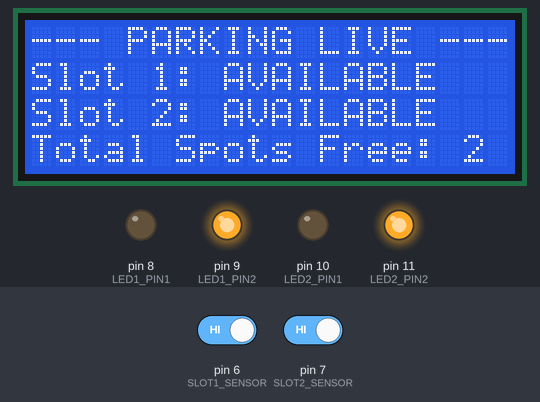
Recording of a sketch running on a simulated Arduino Uno, built with avr-gcc and run on an emulated ATmega328P. On the bench: 20×4 character LCD, output pins drawn as LEDs (lit = HIGH). The test bench sets the inputs (shaded band); at power-on: pin 6 (SLOT1_SENSOR) HIGH, pin 7 (SLOT2_SENSOR) HIGH. The local clock reads 2024-03-15 10:24:30 at power-on unless the sketch sets it; what the sketch prints to the serial monitor is not drawn.

Above: at 2.8 s.
2.9 s: pin 6 (SLOT1_SENSOR) driven LOW
At 4.2 s:
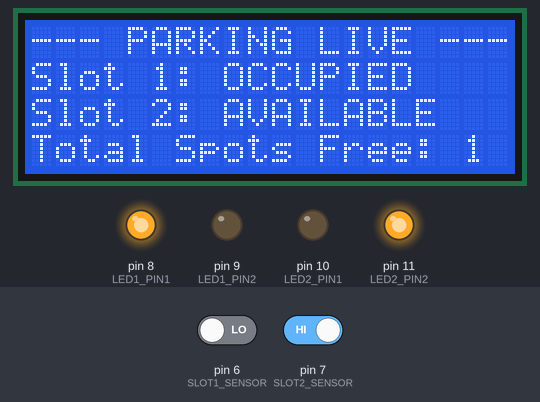
4.5 s: pin 7 (SLOT2_SENSOR) driven LOW
At 5.3 s:
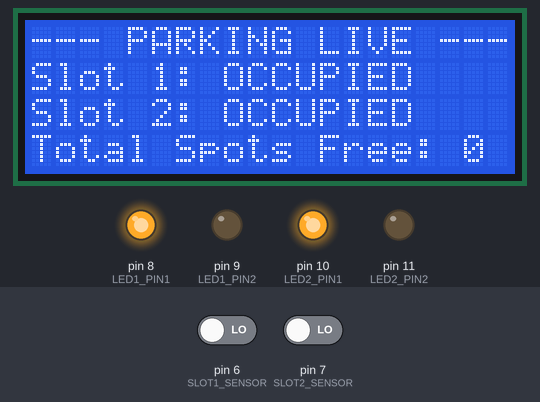
6.1 s: pin 6 (SLOT1_SENSOR) driven HIGH
At 7.6 s:
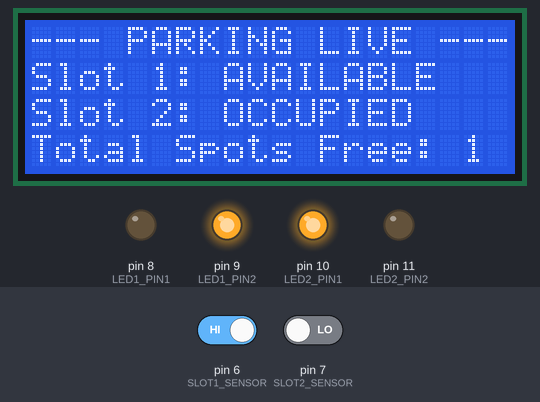
7.9 s: pin 7 (SLOT2_SENSOR) driven HIGH
At 8.13 s:
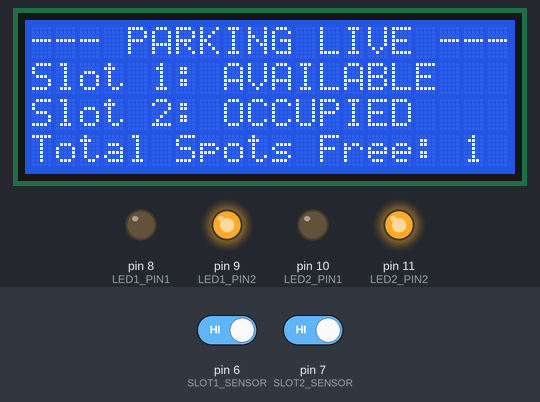
9.7 s: pin 7 (SLOT2_SENSOR) driven LOW
At 9.82 s:
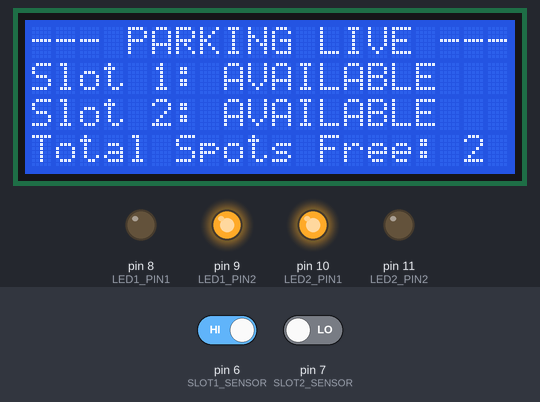
11.3 s: pin 6 (SLOT1_SENSOR) driven LOW and pin 7 (SLOT2_SENSOR) driven HIGH
At 11.57 s:
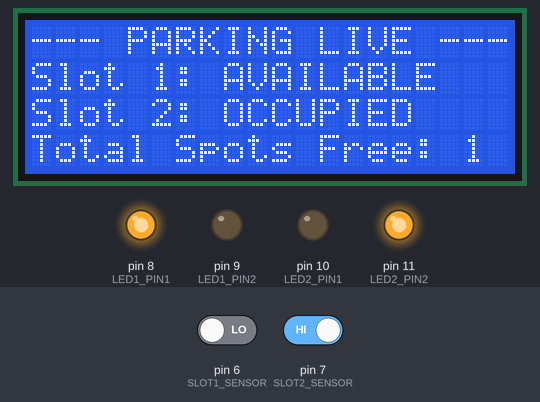
Timing chart, 0 to 14.2 s (numbered marks = the images above; inputs shaded):
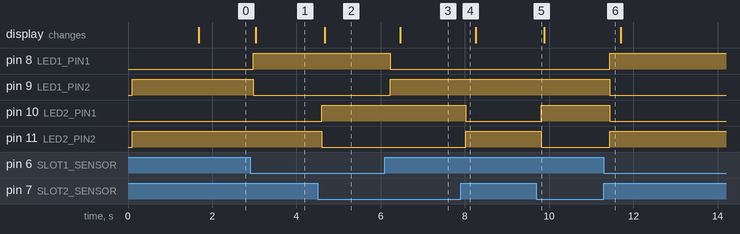

The sketch:

sketch_sep26a.ino
```cpp
#include <Wire.h>
#include <LiquidCrystal_I2C.h>
#include "RTClib.h"
#include <EEPROM.h>

// Initialize I2C LCD at address 0x20 (all address pins grounded)
LiquidCrystal_I2C lcd(0x20, 20, 4);
RTC_DS1307 rtc;

// Hardware Pin Definitions
const int SLOT1_SENSOR = 6;  // PD6
const int SLOT2_SENSOR = 7;  // PD7

const int LED1_PIN1 = 8;     // PB0 (Slot 1 LED Leg 1)
const int LED1_PIN2 = 9;     // PB1 (Slot 1 LED Leg 2)
const int LED2_PIN1 = 10;    // PB2 (Slot 2 LED Leg 1)
const int LED2_PIN2 = 11;    // PB3 (Slot 2 LED Leg 2)

// Global State Variables
bool lastSlot1State = true;
bool lastSlot2State = true;
uint32_t slot1EntryTime = 0;
uint32_t slot2EntryTime = 0;

const float HOURLY_RATE = 2.0; // Fee per hour

void setup() {
  Serial.begin(9600);
  Wire.begin();

  // Configure Sensor Inputs
  pinMode(SLOT1_SENSOR, INPUT_PULLUP);
  pinMode(SLOT2_SENSOR, INPUT_PULLUP);

  // Configure 2-Pin LED Outputs
  pinMode(LED1_PIN1, OUTPUT);
  pinMode(LED1_PIN2, OUTPUT);
  pinMode(LED2_PIN1, OUTPUT);
  pinMode(LED2_PIN2, OUTPUT);

  // Initialize display
  lcd.init();
  lcd.backlight();
  lcd.clear();
  lcd.setCursor(0, 0);
  lcd.print(" SMART PARKING LOT ");
  lcd.setCursor(0, 1);
  lcd.print(" INITIALIZING SYSTEM");

  if (!rtc.begin()) {
    Serial.println("Error: RTC not found!");
    lcd.setCursor(0, 2);
    lcd.print("RTC Error!");
  }

  // Set default initial state (Green = Available)
  setLEDColor(1, true);
  setLEDColor(2, true);
  delay(1500);
  lcd.clear();
}

void loop() {
  DateTime now = rtc.now();

  // Read raw inputs (0 = Car present, 1 = Empty)
  bool currentSlot1 = digitalRead(SLOT1_SENSOR);
  bool currentSlot2 = digitalRead(SLOT2_SENSOR);

  // --- SLOT 1 LOGIC CHANGES ---
  if (currentSlot1 != lastSlot1State) {
    if (currentSlot1 == LOW) { // Car Just Arrived
      slot1EntryTime = now.unixtime();
      setLEDColor(1, false); // Turn Red
      Serial.print("Slot 1 Occupied at: ");
      printTime(now);
    } else { // Car Just Left
      uint32_t exitTime = now.unixtime();
      setLEDColor(1, true); // Turn Green
      calculateAndPrintBill(1, slot1EntryTime, exitTime);
    }
    lastSlot1State = currentSlot1;
  }

  // --- SLOT 2 LOGIC CHANGES ---
  if (currentSlot2 != lastSlot2State) {
    if (currentSlot2 == LOW) { // Car Just Arrived
      slot2EntryTime = now.unixtime();
      setLEDColor(2, false); // Turn Red
      Serial.print("Slot 2 Occupied at: ");
      printTime(now);
    } else { // Car Just Left
      uint32_t exitTime = now.unixtime();
      setLEDColor(2, true); // Turn Green
      calculateAndPrintBill(2, slot2EntryTime, exitTime);
    }
    lastSlot2State = currentSlot2;
  }

  // --- REFRESH LCD DISPLAY PANEL ---
  int totalAvailable = (currentSlot1 == HIGH ? 1 : 0) + (currentSlot2 == HIGH ? 1 : 0);

  lcd.setCursor(0, 0);
  lcd.print("--- PARKING LIVE ---");

  lcd.setCursor(0, 1);
  lcd.print("Slot 1: ");
  lcd.print(currentSlot1 == HIGH ? "AVAILABLE" : "OCCUPIED ");

  lcd.setCursor(0, 2);
  lcd.print("Slot 2: ");
  lcd.print(currentSlot2 == HIGH ? "AVAILABLE" : "OCCUPIED ");

  lcd.setCursor(0, 3);
  lcd.print("Total Spots Free: ");
  lcd.print(totalAvailable);

  delay(200); // Small delay to optimize simulation stability
}

// Function to control 2-pin reversible bi-color LEDs
void setLEDColor(int slot, bool available) {
  if (slot == 1) {
    if (available) { // Green
      digitalWrite(LED1_PIN1, LOW);
      digitalWrite(LED1_PIN2, HIGH);
    } else { // Red
      digitalWrite(LED1_PIN1, HIGH);
      digitalWrite(LED1_PIN2, LOW);
    }
  } else if (slot == 2) {
    if (available) { // Green
      digitalWrite(LED2_PIN1, LOW);
      digitalWrite(LED2_PIN2, HIGH);
    } else { // Red
      digitalWrite(LED2_PIN1, HIGH);
      digitalWrite(LED2_PIN2, LOW);
    }
  }
}

// Billing Math Engine
void calculateAndPrintBill(int slot, uint32_t entry, uint32_t exit) {
  uint32_t durationSeconds = exit - entry;

  // For simulation purposes, treat 5 seconds as 1 hour so you don't have to wait!
  float hours = (float)durationSeconds / 5.0;
  if (hours < 0.1) hours = 0.1; // Baseline minimum format

  float totalBill = hours * HOURLY_RATE;

  Serial.println("\n==============================");
  Serial.print("        EXIT BILL RECIEPT      \n");
  Serial.println("==============================");
  Serial.print("Vacated Slot: "); Serial.println(slot);
  Serial.print("Duration (Sim Hours): "); Serial.println(hours, 2);
  Serial.print("Rate Per Hour: $"); Serial.println(HOURLY_RATE, 2);
  Serial.print("TOTAL CHARGES: $"); Serial.println(totalBill, 2);
  Serial.println("==============================\n");
}

void printTime(DateTime t) {
  Serial.print(t.hour()); Serial.print(":");
  Serial.print(t.minute()); Serial.print(":");
  Serial.println(t.second());
}
```

Measured:
- after the input at 2.9 s, pin 8 (LED1_PIN1): LOW → HIGH after 0.07 s; pin 9 (LED1_PIN2): HIGH → LOW after 0.07 s; the display: changes after 0.14 s (image 1)
- after the input at 4.5 s, pin 10 (LED2_PIN1): LOW → HIGH after 0.10 s; pin 11 (LED2_PIN2): HIGH → LOW after 0.10 s; the display: changes after 0.17 s (image 2)
- after the input at 6.1 s, pin 8 (LED1_PIN1): HIGH → LOW after 0.13 s; pin 9 (LED1_PIN2): LOW → HIGH after 0.13 s; the display: changes after 0.36 s (image 3)
- after the input at 7.9 s, pin 10 (LED2_PIN1): HIGH → LOW after 0.12 s; pin 11 (LED2_PIN2): LOW → HIGH after 0.12 s
- after the input at 9.7 s, pin 10 (LED2_PIN1): LOW → HIGH after 0.11 s; pin 11 (LED2_PIN2): HIGH → LOW after 0.11 s
- after the input at 11.3 s, pin 8 (LED1_PIN1), pin 11 (LED2_PIN2): LOW → HIGH after 0.14 s; pin 9 (LED1_PIN2), pin 10 (LED2_PIN1): HIGH → LOW after 0.14 s
